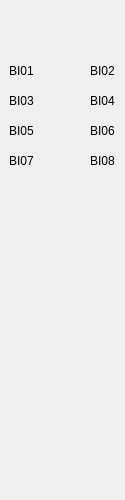
<?xml version="1.0" encoding="UTF-8"?>
<ui version="4.0">
 <class>Form</class>
 <widget class="QWidget" name="Form">
  <property name="geometry">
   <rect>
    <x>0</x>
    <y>0</y>
    <width>125</width>
    <height>500</height>
   </rect>
  </property>
  <property name="windowTitle">
   <string>Form</string>
  </property>
  <widget class="caInclude" name="cainclude">
   <property name="geometry">
    <rect>
     <x>0</x>
     <y>0</y>
     <width>125</width>
     <height>500</height>
    </rect>
   </property>
   <property name="macro">
    <string>IOC=$(IOC),MasterID=$(MasterID),SlaveID=$(SlaveID)</string>
   </property>
   <property name="filename" stdset="0">
    <string notr="true">ecmcE_slave_frame.ui</string>
   </property>
  </widget>
  <widget class="caLed" name="caled_3">
   <property name="geometry">
    <rect>
     <x>44</x>
     <y>60</y>
     <width>22</width>
     <height>22</height>
    </rect>
   </property>
   <property name="rectangular">
    <bool>true</bool>
   </property>
   <property name="gradientEnabled">
    <bool>false</bool>
   </property>
   <property name="channel" stdset="0">
    <string notr="true">$(IOC):m$(MasterID)s$(SlaveID)-BI01</string>
   </property>
   <property name="colorMode">
    <enum>caLed::Static</enum>
   </property>
   <property name="falseColor">
    <color>
     <red>136</red>
     <green>138</green>
     <blue>133</blue>
    </color>
   </property>
   <property name="trueColor">
    <color>
     <red>0</red>
     <green>85</green>
     <blue>0</blue>
    </color>
   </property>
  </widget>
  <widget class="caLabel" name="calabel_3">
   <property name="geometry">
    <rect>
     <x>9</x>
     <y>60</y>
     <width>32</width>
     <height>22</height>
    </rect>
   </property>
   <property name="text">
    <string>BI01</string>
   </property>
  </widget>
  <widget class="caLabel" name="calabel_4">
   <property name="geometry">
    <rect>
     <x>90</x>
     <y>60</y>
     <width>32</width>
     <height>22</height>
    </rect>
   </property>
   <property name="text">
    <string>BI02</string>
   </property>
   <property name="alignment">
    <set>Qt::AlignLeading|Qt::AlignLeft|Qt::AlignVCenter</set>
   </property>
  </widget>
  <widget class="caLed" name="caled_4">
   <property name="geometry">
    <rect>
     <x>67</x>
     <y>60</y>
     <width>22</width>
     <height>22</height>
    </rect>
   </property>
   <property name="rectangular">
    <bool>true</bool>
   </property>
   <property name="gradientEnabled">
    <bool>false</bool>
   </property>
   <property name="channel" stdset="0">
    <string notr="true">$(IOC):m$(MasterID)s$(SlaveID)-BI02</string>
   </property>
   <property name="colorMode">
    <enum>caLed::Static</enum>
   </property>
   <property name="falseColor">
    <color>
     <red>136</red>
     <green>138</green>
     <blue>133</blue>
    </color>
   </property>
   <property name="trueColor">
    <color>
     <red>0</red>
     <green>85</green>
     <blue>0</blue>
    </color>
   </property>
  </widget>
  <widget class="caLed" name="caled_5">
   <property name="geometry">
    <rect>
     <x>67</x>
     <y>90</y>
     <width>22</width>
     <height>22</height>
    </rect>
   </property>
   <property name="rectangular">
    <bool>true</bool>
   </property>
   <property name="gradientEnabled">
    <bool>false</bool>
   </property>
   <property name="channel" stdset="0">
    <string notr="true">$(IOC):m$(MasterID)s$(SlaveID)-BI04</string>
   </property>
   <property name="colorMode">
    <enum>caLed::Static</enum>
   </property>
   <property name="falseColor">
    <color>
     <red>136</red>
     <green>138</green>
     <blue>133</blue>
    </color>
   </property>
   <property name="trueColor">
    <color>
     <red>0</red>
     <green>85</green>
     <blue>0</blue>
    </color>
   </property>
  </widget>
  <widget class="caLabel" name="calabel_5">
   <property name="geometry">
    <rect>
     <x>9</x>
     <y>90</y>
     <width>32</width>
     <height>22</height>
    </rect>
   </property>
   <property name="text">
    <string>BI03</string>
   </property>
  </widget>
  <widget class="caLed" name="caled_6">
   <property name="geometry">
    <rect>
     <x>44</x>
     <y>90</y>
     <width>22</width>
     <height>22</height>
    </rect>
   </property>
   <property name="rectangular">
    <bool>true</bool>
   </property>
   <property name="gradientEnabled">
    <bool>false</bool>
   </property>
   <property name="channel" stdset="0">
    <string notr="true">$(IOC):m$(MasterID)s$(SlaveID)-BI03</string>
   </property>
   <property name="colorMode">
    <enum>caLed::Static</enum>
   </property>
   <property name="falseColor">
    <color>
     <red>136</red>
     <green>138</green>
     <blue>133</blue>
    </color>
   </property>
   <property name="trueColor">
    <color>
     <red>0</red>
     <green>85</green>
     <blue>0</blue>
    </color>
   </property>
  </widget>
  <widget class="caLabel" name="calabel_6">
   <property name="geometry">
    <rect>
     <x>90</x>
     <y>90</y>
     <width>32</width>
     <height>22</height>
    </rect>
   </property>
   <property name="text">
    <string>BI04</string>
   </property>
   <property name="alignment">
    <set>Qt::AlignLeading|Qt::AlignLeft|Qt::AlignVCenter</set>
   </property>
  </widget>
  <widget class="caLed" name="caled_7">
   <property name="geometry">
    <rect>
     <x>44</x>
     <y>120</y>
     <width>22</width>
     <height>22</height>
    </rect>
   </property>
   <property name="rectangular">
    <bool>true</bool>
   </property>
   <property name="gradientEnabled">
    <bool>false</bool>
   </property>
   <property name="channel" stdset="0">
    <string notr="true">$(IOC):m$(MasterID)s$(SlaveID)-BI05</string>
   </property>
   <property name="colorMode">
    <enum>caLed::Static</enum>
   </property>
   <property name="falseColor">
    <color>
     <red>136</red>
     <green>138</green>
     <blue>133</blue>
    </color>
   </property>
   <property name="trueColor">
    <color>
     <red>0</red>
     <green>85</green>
     <blue>0</blue>
    </color>
   </property>
  </widget>
  <widget class="caLabel" name="calabel_7">
   <property name="geometry">
    <rect>
     <x>9</x>
     <y>120</y>
     <width>32</width>
     <height>22</height>
    </rect>
   </property>
   <property name="text">
    <string>BI05</string>
   </property>
  </widget>
  <widget class="caLed" name="caled_8">
   <property name="geometry">
    <rect>
     <x>67</x>
     <y>120</y>
     <width>22</width>
     <height>22</height>
    </rect>
   </property>
   <property name="rectangular">
    <bool>true</bool>
   </property>
   <property name="gradientEnabled">
    <bool>false</bool>
   </property>
   <property name="channel" stdset="0">
    <string notr="true">$(IOC):m$(MasterID)s$(SlaveID)-BI06</string>
   </property>
   <property name="colorMode">
    <enum>caLed::Static</enum>
   </property>
   <property name="falseColor">
    <color>
     <red>136</red>
     <green>138</green>
     <blue>133</blue>
    </color>
   </property>
   <property name="trueColor">
    <color>
     <red>0</red>
     <green>85</green>
     <blue>0</blue>
    </color>
   </property>
  </widget>
  <widget class="caLabel" name="calabel_8">
   <property name="geometry">
    <rect>
     <x>90</x>
     <y>120</y>
     <width>32</width>
     <height>22</height>
    </rect>
   </property>
   <property name="text">
    <string>BI06</string>
   </property>
   <property name="alignment">
    <set>Qt::AlignLeading|Qt::AlignLeft|Qt::AlignVCenter</set>
   </property>
  </widget>
  <widget class="caLed" name="caled_9">
   <property name="geometry">
    <rect>
     <x>44</x>
     <y>150</y>
     <width>22</width>
     <height>22</height>
    </rect>
   </property>
   <property name="rectangular">
    <bool>true</bool>
   </property>
   <property name="gradientEnabled">
    <bool>false</bool>
   </property>
   <property name="channel" stdset="0">
    <string notr="true">$(IOC):m$(MasterID)s$(SlaveID)-BI07</string>
   </property>
   <property name="colorMode">
    <enum>caLed::Static</enum>
   </property>
   <property name="falseColor">
    <color>
     <red>136</red>
     <green>138</green>
     <blue>133</blue>
    </color>
   </property>
   <property name="trueColor">
    <color>
     <red>0</red>
     <green>85</green>
     <blue>0</blue>
    </color>
   </property>
  </widget>
  <widget class="caLabel" name="calabel_9">
   <property name="geometry">
    <rect>
     <x>9</x>
     <y>150</y>
     <width>32</width>
     <height>22</height>
    </rect>
   </property>
   <property name="text">
    <string>BI07</string>
   </property>
  </widget>
  <widget class="caLed" name="caled_10">
   <property name="geometry">
    <rect>
     <x>67</x>
     <y>150</y>
     <width>22</width>
     <height>22</height>
    </rect>
   </property>
   <property name="rectangular">
    <bool>true</bool>
   </property>
   <property name="gradientEnabled">
    <bool>false</bool>
   </property>
   <property name="channel" stdset="0">
    <string notr="true">$(IOC):m$(MasterID)s$(SlaveID)-BI08</string>
   </property>
   <property name="colorMode">
    <enum>caLed::Static</enum>
   </property>
   <property name="falseColor">
    <color>
     <red>136</red>
     <green>138</green>
     <blue>133</blue>
    </color>
   </property>
   <property name="trueColor">
    <color>
     <red>0</red>
     <green>85</green>
     <blue>0</blue>
    </color>
   </property>
  </widget>
  <widget class="caLabel" name="calabel_10">
   <property name="geometry">
    <rect>
     <x>90</x>
     <y>150</y>
     <width>32</width>
     <height>22</height>
    </rect>
   </property>
   <property name="text">
    <string>BI08</string>
   </property>
   <property name="alignment">
    <set>Qt::AlignLeading|Qt::AlignLeft|Qt::AlignVCenter</set>
   </property>
  </widget>
 </widget>
 <customwidgets>
  <customwidget>
   <class>caLabel</class>
   <extends>QLabel</extends>
   <header>caLabel</header>
  </customwidget>
  <customwidget>
   <class>caInclude</class>
   <extends>QWidget</extends>
   <header>caInclude</header>
  </customwidget>
  <customwidget>
   <class>caLed</class>
   <extends>QWidget</extends>
   <header>caLed</header>
  </customwidget>
 </customwidgets>
 <resources/>
 <connections/>
</ui>
